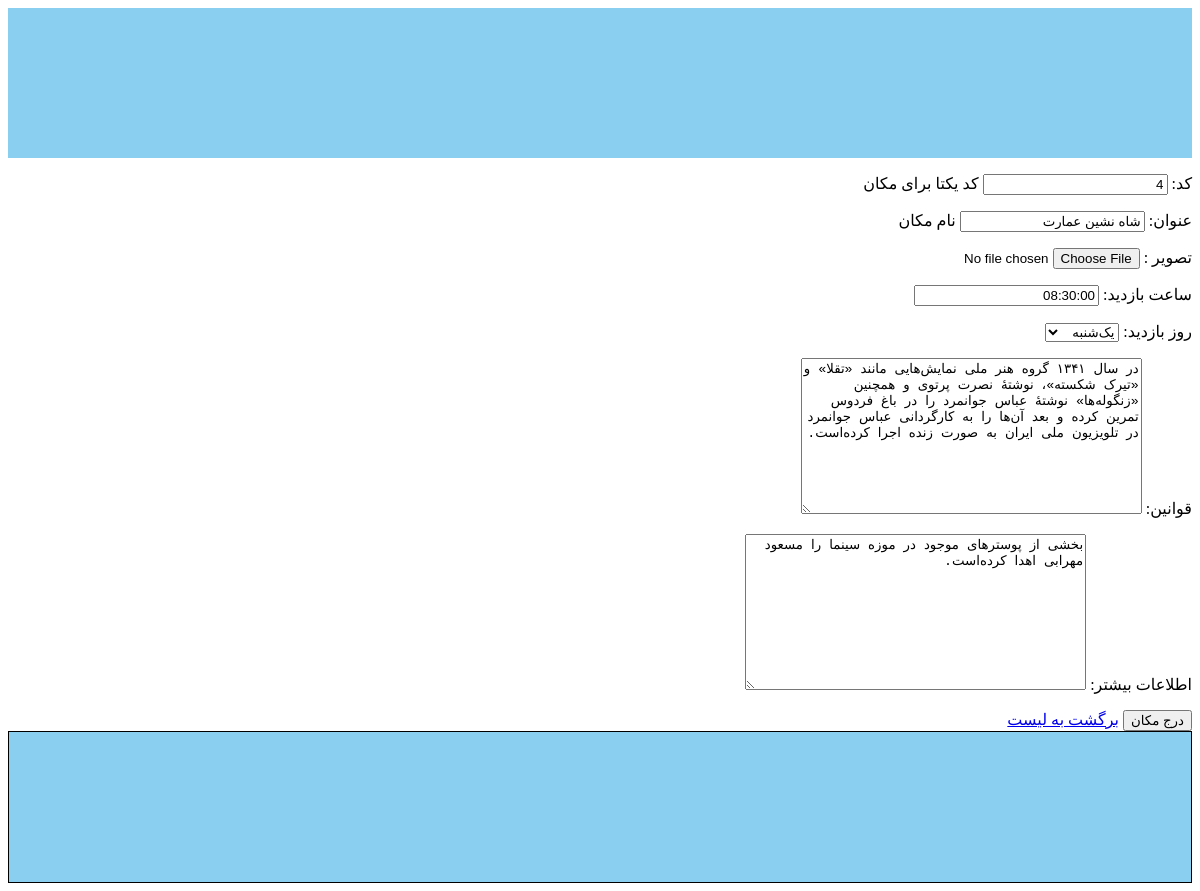
Page /introduction/update/4 on the committed database.
### apps/introduction/models.py (models this page shows, shortened)
class Place (models.Model):
    code = models.CharField(max_length=50 , unique=True , help_text='کد یکتا برای مکان',verbose_name='کد')
    title = models.CharField(max_length=50 , help_text='نام مکان',verbose_name='عنوان')
    main_image = models.ImageField(upload_to='places/main_image', blank=True ,null=True,verbose_name='تصویر ')
    visiting_hours = models.CharField(max_length=255 , blank=True , null=True , verbose_name='ساعت بازدید')
    OPEN_DAY_CHOISES = [
        ('sat', 'شنبه'),
        ('sun', 'یک‌شنبه'),
        ('mon', 'دوشنبه'),
        ('tue', 'سه‌شنبه'),
        ('wed', 'چهارشنبه'),
        ('thu', 'پنج‌شنبه'),
        ('fri', 'جمعه'),
    ]
    open_days = models.CharField(max_length=100, choices=OPEN_DAY_CHOISES ,blank=True,null=True,verbose_name='روز بازدید')
    regulations = models.TextField(blank=True , null=True ,verbose_name='قوانین')
    more_info = models.TextField(blank=True,null=True,verbose_name='اطلاعات بیشتر')
    created_at = models.DateTimeField(auto_now_add=True,verbose_name='تاریخ ثبت مکان')

### apps/introduction/views.py (the view)
# urls.py: path('update/<int:pk>',PlaceUpdate.as_view(),name='PlaceUpdate'),
class PlaceUpdate(UpdateView):
    model=Place
    fields='__all__'
    success_url='/introduction/list/'

### templates/introduction/Place_form.html (shortened to what this page needs)
{% extends 'base.html' %}
{% block content %}
    <form action="" method="post">
        {{form.as_p}}
        <input type="submit" value="درج مکان">
        <a href="{% url 'Placelist' %}">برگشت به لیست</a>
    </form>
{% endblock content %}

### static/css/style.css (style rules this page uses)
body { direction: rtl; }

### rows in the picture
Place: code "4", title "شاه نشین عمارت", visiting_hours "08:30:00", open_days "یک‌شنبه", regulations "در سال ۱۳۴۱ گروه هنر ملی نمایش‌هایی مانند «تقلا» و «تیرک شکسته»، نوشتهٔ نصرت پرتوی و همچنین «زنگوله‌ها» نوشتهٔ عباس جوانمرد را در باغ فردوس تمرین کرده و بعد آن‌ها را به کارگردانی عباس جوانمرد در تلویزیون ملی ایران به صورت زنده اجرا کرده‌است.", more_info "بخشی از پوسترهای موجود در موزه سینما را مسعود مهرابی اهدا کرده‌است."
